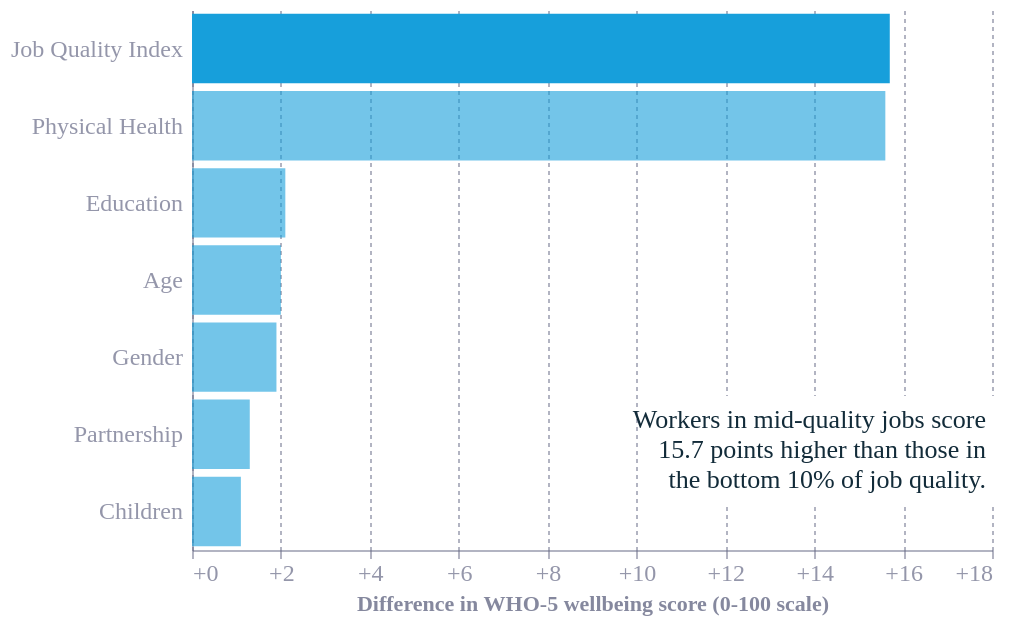

Here is the Vega-Lite specification saved for this chart:
### Vega-Lite specification from a JSON file in a GitHub repository (floating-point values rounded to 4 significant figures)
{"$schema": "https://vega.github.io/schema/vega-lite/v6.4.1.json", "config": {"font": "Circular Std", "text": {"color": "#676A86", "align": "left", "baseline": "middle", "dx": 7, "dy": 0, "fontSize": 11}, "view": {"stroke": null, "continuousWidth": 400, "continuousHeight": 300, "discreteWidth": 400, "discreteHeight": 300}, "range": {"category": ["#36B7B4", "#E6224B", "#F4C245", "#0063AF", "#00A767", "#179FDB", "#EB5C2E"], "diverging": ["#E6224B", "#E54753", "#C9C9C9", "#179FDB", "#122B39"], "heatmap": ["#C9C9C9", "#179FDB", "#0063AF", "#122B39"], "ordinal": ["#00A767", "#36B7B4", "#179FDB", "#0063AF", "#243B5A"]}, "bar": {"color": "#179fdb"}, "line": {"color": "#e6224b"}, "rule": {"color": "#676A86"}, "area": {"opacity": 0.3}, "point": {"filled": true, "size": 80, "color": "#e6224b", "opacity": 0.95}, "geoshape": {"stroke": "white", "strokeWidth": 0.3}, "rect": {"fill": "#d6d4d4", "opacity": 0.3}, "axis": {"labelColor": "#676A86", "labelFontSize": 12, "labelFont": "Circular Std", "labelOpacity": 0.7, "tickColor": "#676A86", "tickOpacity": 0.5, "domainColor": "#676A86", "domainOpacity": 0.5, "gridColor": "#676A86", "gridDash": [2, 2], "gridOpacity": 0.5, "title": null, "titleColor": "#676A86", "titleOpacity": 0.8, "tickSize": 4}, "axisXDiscrete": {"grid": false, "labelAngle": 0, "tickCount": 10, "tickOpacity": 0.5, "title": null}, "axisYDiscrete": {"ticks": false, "labelPadding": 5}, "axisXTemporal": {"grid": false, "ticks": true}, "axisXQuantitative": {"grid": true}, "axisYQuantitative": {"gridColor": "#676A86", "gridDash": [1, 5], "gridOpacity": 0.5, "ticks": false, "labelPadding": 5, "tickCount": 8, "titleAngle": 0, "titleAlign": "left", "titleBaseline": "bottom", "titleX": 0, "titleY": -5}, "title": {"color": "#676A86", "subtitleColor": "#676A86E6", "font": "Circular Std", "subtitleFont": "Circular Std", "anchor": "start", "fontSize": 14, "subtitleFontSize": 12, "subtitlePadding": 4, "offset": 0, "frame": "group"}, "legend": {"titleColor": "#122b39", "title": null, "labelColor": "#122b39", "labelFontSize": 11}, "tooltipFormat": {"numberFormat": ".1f"}}, "encoding": {"y": {"field": "category", "title": null, "type": "nominal", "sort": {"field": "wellbeing_gap", "op": "max", "order": "descending"}}}, "layer": [{"params": [{"name": "hover", "select": {"type": "point", "on": "pointerover", "fields": ["category"], "clear": "false"}, "value": [{"category": "Job Quality Index"}]}], "mark": {"type": "bar", "tooltip": {"expr": "datum.note + '\\nGap: ' + format(datum.wellbeing_gap, '.1f')"}}, "encoding": {"x": {"field": "wellbeing_gap", "type": "quantitative", "title": "Difference in WHO-5 wellbeing score (0-100 scale)", "scale": {"domain": [0, 18]}, "axis": {"format": "+"}}, "opacity": {"condition": {"param": "hover"}, "value": 0.6}}}, {"mark": {"type": "rect", "fill": "white", "width": {"expr": "170"}, "height": {"expr": "54"}, "yOffset": -50, "xOffset": 5, "align": "right"}, "data": {"values": [{"x": 1}]}, "transform": [{"calculate": "width + 100", "as": "x2"}], "encoding": {"x": {"value": "width"}, "y": {"value": "height"}, "opacity": {"condition": {"param": "hover", "value": 0}, "value": 1}}}, {"mark": {"type": "text", "align": "right", "yOffset": -65, "xOffset": -10, "lineBreak": "\n", "fontSize": 13, "color": "#122b39"}, "transform": [{"filter": {"param": "hover", "empty": false}}, {"calculate": "height / 2", "as": "y_pos"}], "encoding": {"text": {"field": "label"}, "x": {"value": "width"}, "y": {"value": "height"}}}], "resolve": {"scale": {"y": "shared"}}, "data": {"name": "data-d33b993fa2df22690738c9d14808bc97"}, "height": 270, "width": 400, "datasets": {"data-d33b993fa2df22690738c9d14808bc97": [{"category": "Job Quality Index", "high": 16.48, "low": 14.9, "wellbeing_gap": 15.7, "note": "Middle job quality versus bottom 10%", "label": "Workers in mid-quality jobs score\n15.7 points higher than those in \nthe bottom 10% of job quality."}, {"category": "Physical Health", "high": 15.87, "low": 15.24, "wellbeing_gap": 15.6, "note": "Good versus poor physical health", "label": "Workers in good physical health\nscore 15.6 points higher than\nthose in poor physical health."}, {"category": "Education", "high": 2.355, "low": 1.745, "wellbeing_gap": 2.1, "note": "University-educated versus others", "label": "University-educated workers score 2.1 \npoints higher than other workers."}, {"category": "Age", "high": 2.336, "low": 1.706, "wellbeing_gap": 2, "note": "Other ages versus age 45-54", "label": "Workers outside age 45-54\nscore 2.0 points higher than\nworkers aged 45-54."}, {"category": "Gender", "high": 2.139, "low": 1.587, "wellbeing_gap": 1.9, "note": "Men versus women", "label": "Men score 1.9 points\nhigher than women."}, {"category": "Partnership", "high": 1.627, "low": 0.8784, "wellbeing_gap": 1.3, "note": "Partnered versus single", "label": "Partnered workers score 1.3 points \nhigher than single workers."}, {"category": "Children", "high": 1.43, "low": 0.6617, "wellbeing_gap": 1.1, "note": "No child under 16 versus any child under 16", "label": "Workers with no child under 16\nscore 1.1 points higher than\nthose with children under 16."}]}}
